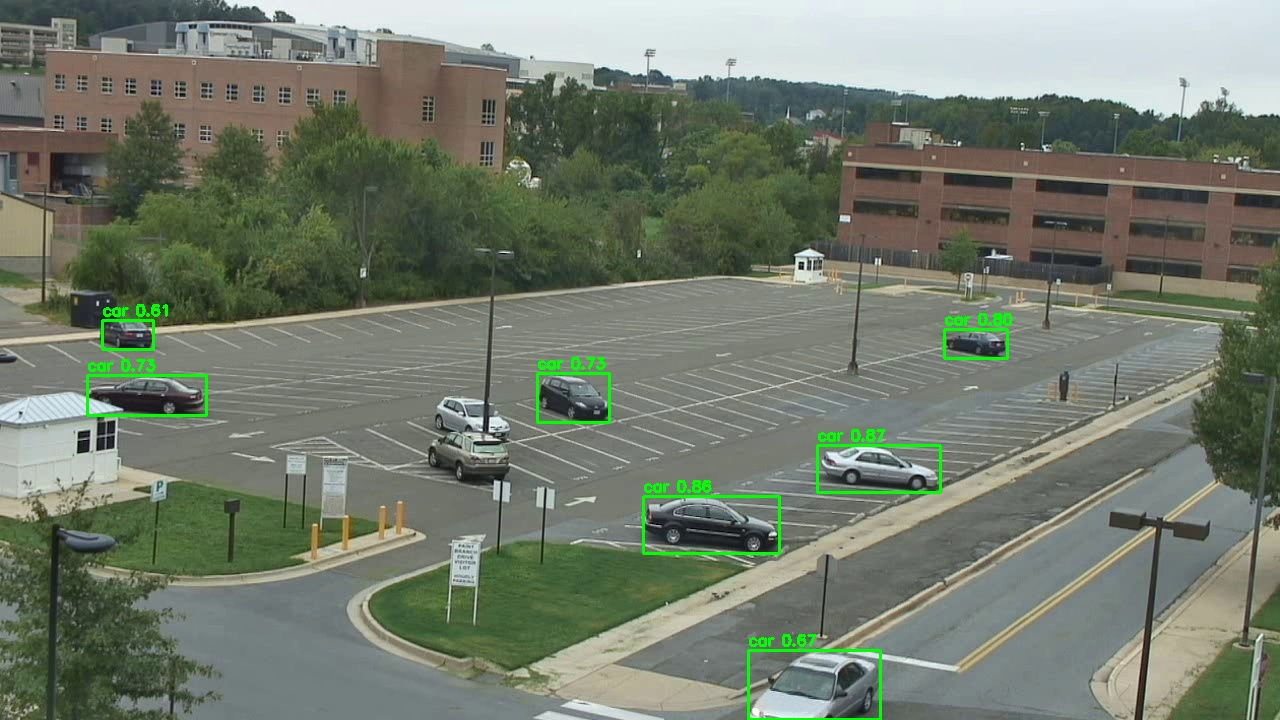
#> input picture assets/obj-det.jpg, 1280 x 720 px
$ python -i frame_preprocessing.py   (imports and definitions only)
#> lines starting #> are read from the running program, lines starting #| are printed output that depends on the picture
#> further down, picture is the input picture: shape (720, 1280, 3); mean B, G, R 108.7, 123.6, 114.9
import os
import cv2

def video_preprocessing(video_path, base_output="results"):
    video_name = os.path.splitext(os.path.basename(video_path))[0]

    base_dir = os.path.join(base_output, video_name)
    selected_dir = os.path.join(base_dir, "selected_frames")

    os.makedirs(selected_dir, exist_ok=True)

    cap = cv2.VideoCapture(video_path)
    if not cap.isOpened():
        raise ValueError(f"Could not open video file: {video_path}")

    metadata = {
        "video_name": video_name,
        "fps": cap.get(cv2.CAP_PROP_FPS),
        "total_frames": int(cap.get(cv2.CAP_PROP_FRAME_COUNT)),
        "cap": cap,
        "selected_dir": selected_dir
    }

    return metadata

def preprocess_frame(frame, resize_width=640):
#> called with resize_width = 640
    h, w = frame.shape[:2]
#> h = 720; w = 1280
    if w > resize_width:
        scale = resize_width / w
#> scale = 0.5
        frame = cv2.resize(frame, (resize_width, int(h * scale)))

    gray = cv2.cvtColor(frame, cv2.COLOR_BGR2GRAY)
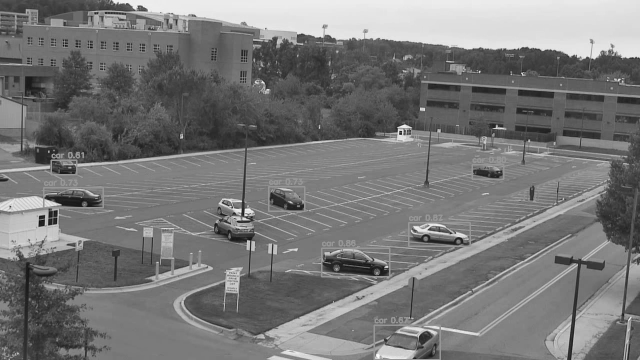
#> gray: shape (360, 640); min 16, max 252, mean 119.4
    gray = cv2.GaussianBlur(gray, (5, 5), 0)
    return gray


def preprocess_first_frame(cap):
    ret, first_frame = cap.read()
    if not ret:
        raise ValueError("Could not read first frame")

    prev_gray = preprocess_frame(first_frame)
    return prev_gray

>>> import cv2
>>> picture = cv2.imread('../assets/obj-det.jpg')
>>> result = preprocess_frame(picture)
